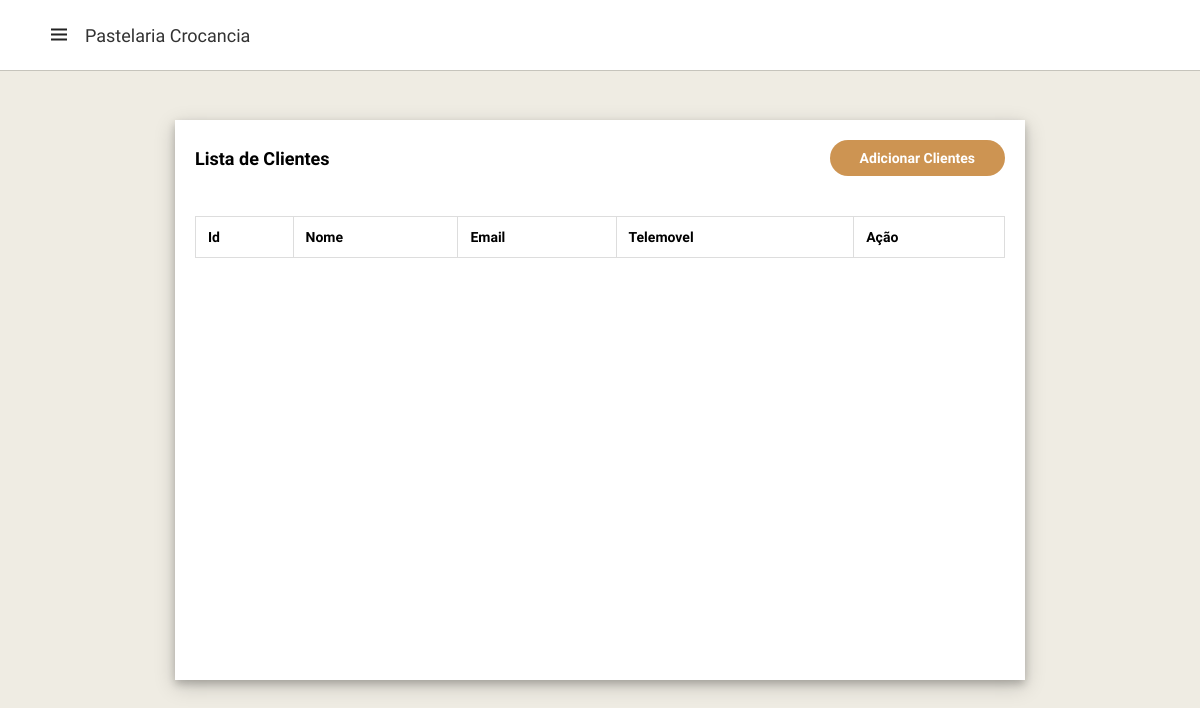
/admin.clientes.php, run on an earlier commit of the app's database.
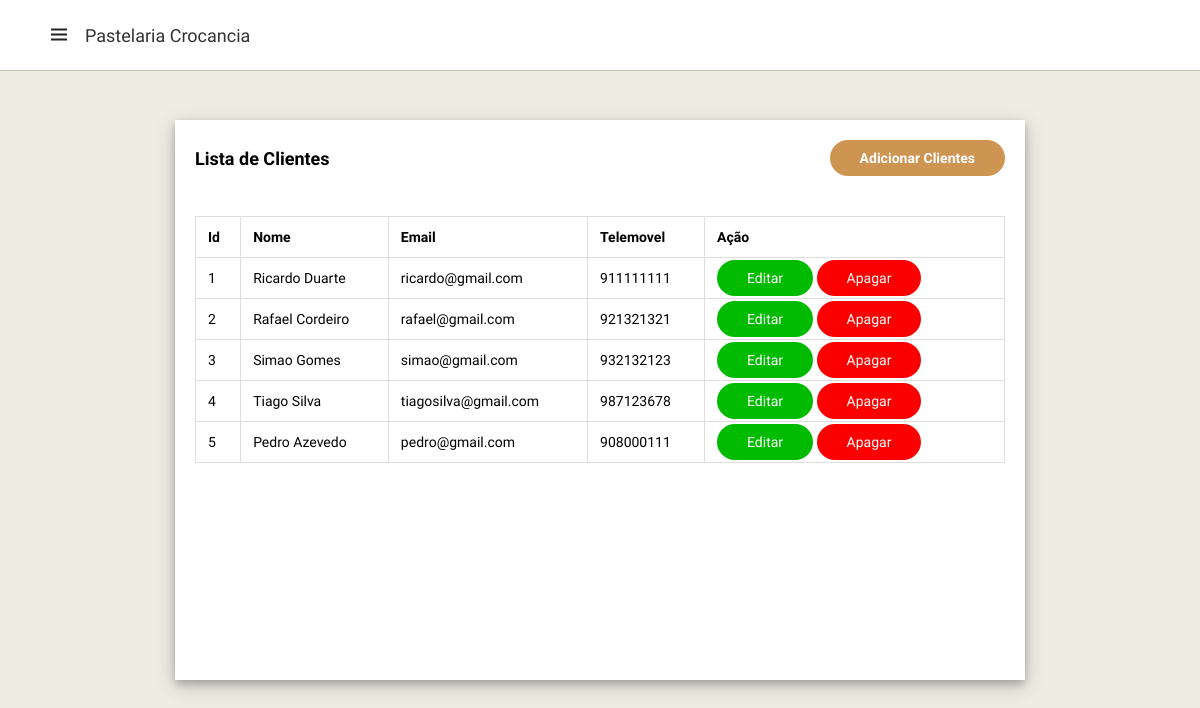
And on a later commit of the database.
### tables this page shows
CREATE TABLE "Clientes" (
	"ID"	INTEGER NOT NULL,
	"Nome"	VARCHAR NOT NULL,
	"Email"	varchar NOT NULL,
	"Senha"	varchar NOT NULL,
	"Telefone"	INTEGER NOT NULL,
	"role"	varchar DEFAULT 'user',
	"dataRegisto"	dateTime,
	"Perfil"	varchar DEFAULT '.\img\icon\profile.png',
	PRIMARY KEY("ID")
);

### includes/functions.inc.php (called while the page is built, shortened)
<?php
function paginationClientes($db, $currentPage = 1, $rowsPerPage = 5) {
    $result = $db->query('SELECT COUNT(*) as count FROM Clientes');
    $row = $result->fetchArray();
    $totalClients = $row['count'];
    $totalPages = ceil($totalClients / $rowsPerPage);
    $offset = ($currentPage - 1) * $rowsPerPage;
    $sql = "SELECT * FROM Clientes ORDER BY ID LIMIT $rowsPerPage OFFSET $offset";
    $result = $db->query($sql);
    $clientes = [];
    while ($cliente = $result->fetchArray(SQLITE3_ASSOC)) {
        $clientes[] = $cliente;
    }
    return ['clientes' => $clientes, 'totalPages' => $totalPages];
}

### admin.clientes.php (the view, shortened to what this page needs)
<?php
require_once 'includes/conn.php';
require_once 'includes/functions.inc.php';
$currentPage = isset($_GET['page-nr']) ? (int)$_GET['page-nr'] : 1;
$paginationResultClientes = paginationClientes($db, $currentPage);
$clientes = $paginationResultClientes['clientes'];
?>
<!DOCTYPE html>
<html lang="en">
<head>
    <link rel="stylesheet" href="https://cdnjs.cloudflare.com/ajax/libs/font-awesome/6.5.1/css/all.min.css">
    <link rel="stylesheet" href="https://cdn.jsdelivr.net/npm/swiper@11/swiper-bundle.min.css" />
    <link rel="stylesheet" href="https://cdnjs.cloudflare.com/ajax/libs/toastr.js/latest/toastr.min.css">
    <link href='https://unpkg.com/boxicons@2.1.4/css/boxicons.min.css' rel='stylesheet'>
    <link rel="stylesheet" href="style.css">
</head>
<body>
    <nav>
        <div class="logo">
            <i class='bx bx-menu menu-icon'></i>
            <span class="logo-name">Pastelaria Crocancia</span>
        </div>
    </nav>
    <div class="containerCliente">
        <div class="content">
            <div class="card">
                <div class="card-header">
                    <h4 style="font-size: 18px;">
                        Lista de Clientes
                    </h4>
                    <a href="admin.clientes-add.php" class="btn-home">Adicionar Clientes</a>
                </div>
                <div class="card-body">
                   <table class="table">
                        <thead>
                            <th>Id</th>
                            <th>Nome</th>
                            <th>Email</th>
                            <th>Telemovel</th>
                            <th>Ação</th>
                        </thead>
                        <tbody>
                        <?php foreach ($clientes as $cliente): ?>
                        <tr>
                            <td><?php echo htmlspecialchars($cliente['ID']); ?></td>
                            <td><?php echo htmlspecialchars($cliente['Nome']); ?></td>
                            <td><?php echo htmlspecialchars($cliente['Email']); ?></td>
                            <td><?php echo htmlspecialchars($cliente['Telefone']); ?></td>
                            <td width="300px">
                                    <a href="admin.clientes-edit.php?ID=<?php echo $cliente['ID']; ?>" class="btn-edit" style="background-color: #0b0; font-weight: 500">Editar</a>
                                    <a href="includes/admin.clientes-delete.php?id=<?php echo $cliente['ID']; ?>" class="btn-edit" style="background-color: #fc0000; font-weight: 500">Apagar</a>
                            </td>
                        </tr>
                        <?php endforeach; ?>
                        </tbody>
                   </table>
                    <div class="pagination">
                    </div>
                </div>
            </div>
        </div>
    </div>
</body>
</html>

What changed in the data, as far as the page shows it:
added clientes: ID "1", Nome "Ricardo Duarte", Email "ricardo@gmail.com", Telefone "911111111"
added clientes: ID "2", Nome "Rafael Cordeiro", Email "rafael@gmail.com", Telefone "921321321"
added clientes: ID "3", Nome "Simao Gomes", Email "simao@gmail.com", Telefone "932132123"
added clientes: ID "4", Nome "Tiago Silva", Email "tiagosilva@gmail.com", Telefone "987123678"
added clientes: ID "5", Nome "Pedro Azevedo", Email "pedro@gmail.com", Telefone "908000111"
